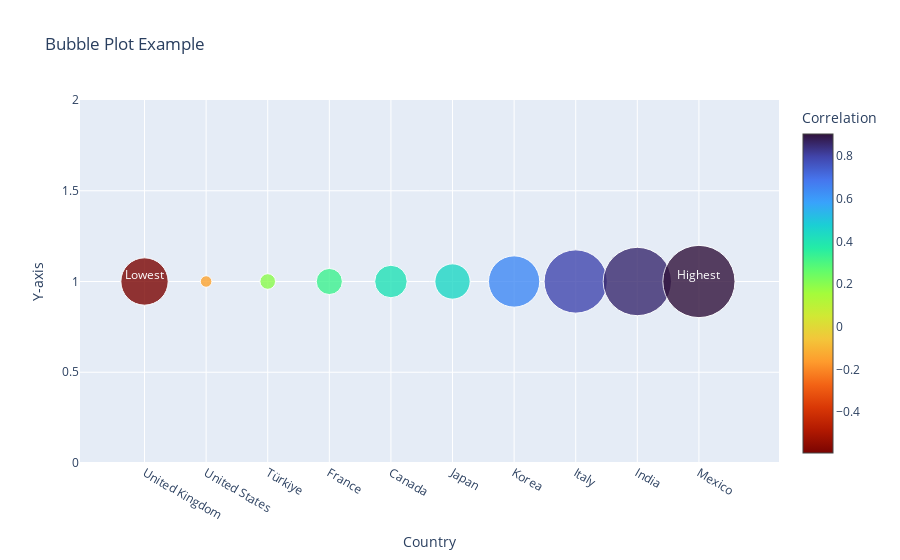

The code cell stored with this chart in its notebook:
### Code cell
# Plots of Correlation investment and maintenance volume
fig = go.Figure(data=go.Scatter(
    x=maintenanceInvestCorr.index,
    y=[1] * len(maintenanceInvestCorr), # Set y-axis to 1 to plot bubbles along the x-axis
    mode='markers',
    showlegend=False,
    marker=dict(
        size=abs(maintenanceInvestCorr)*8,  # Bubble size based on absolute value of correlation, scaled for display
        color=maintenanceInvestCorr,            # Bubble color based on correlation
        colorscale='Turbo',          # Choose a color scale (optional)
        sizemode='diameter',
        sizeref=0.1,
        opacity=0.8,
        reversescale=True,
        colorbar=dict(
            title='Correlation'       # Title of the colorbar
        ),
    )
))

# Update the layout with axis titles and chart title
fig.update_layout(
    xaxis_title='Country',
    yaxis_title='Y-axis',
    title='Bubble Plot Example'
)

# Find the index of the bubble with the highest and lowest correlation
highest_index = maintenanceInvestCorr.idxmax()
lowest_index = maintenanceInvestCorr.idxmin()

fig.add_trace(
    go.Scatter(
        x=[highest_index,lowest_index],
        y=[1, 1],
        text=['Highest','Lowest'],
        mode="text",
        textposition="top center",
        textfont=dict(color="white"),
        showlegend=False
    )
)



# Show the chart
fig.show()

### Figure 1 — Plotly figure (JSON) as saved in the notebook; plotly's stock layout.template omitted (floating-point values rounded to 4 significant figures)
{"data": [{"marker": {"color": [-0.5914, -0.1442, 0.1953, 0.3262, 0.4057, 0.4413, 0.6407, 0.7908, 0.8545, 0.9027], "colorbar": {"title": {"text": "Correlation"}}, "colorscale": [[0.0, "#30123b"], [0.07143, "#4145ab"], [0.1429, "#4675ed"], [0.2143, "#39a2fc"], [0.2857, "#1bcfd4"], [0.3571, "#24eca6"], [0.4286, "#61fc6c"], [0.5, "#a4fc3b"], [0.5714, "#d1e834"], [0.6429, "#f3c63a"], [0.7143, "#fe9b2d"], [0.7857, "#f36315"], [0.8571, "#d93806"], [0.9286, "#b11901"], [1.0, "#7a0402"]], "opacity": 0.8, "reversescale": true, "size": [4.731, 1.154, 1.563, 2.61, 3.246, 3.53, 5.126, 6.326, 6.836, 7.222], "sizemode": "diameter", "sizeref": 0.1}, "mode": "markers", "showlegend": false, "x": ["United Kingdom", "United States", "Türkiye", "France", "Canada", "Japan", "Korea", "Italy", "India", "Mexico"], "y": [1, 1, 1, 1, 1, 1, 1, 1, 1, 1], "type": "scatter"}, {"mode": "text", "showlegend": false, "text": ["Highest", "Lowest"], "textfont": {"color": "white"}, "textposition": "top center", "x": ["Mexico", "United Kingdom"], "y": [1, 1], "type": "scatter"}], "layout": {"xaxis": {"title": {"text": "Country"}}, "yaxis": {"title": {"text": "Y-axis"}}, "title": {"text": "Bubble Plot Example"}}}
